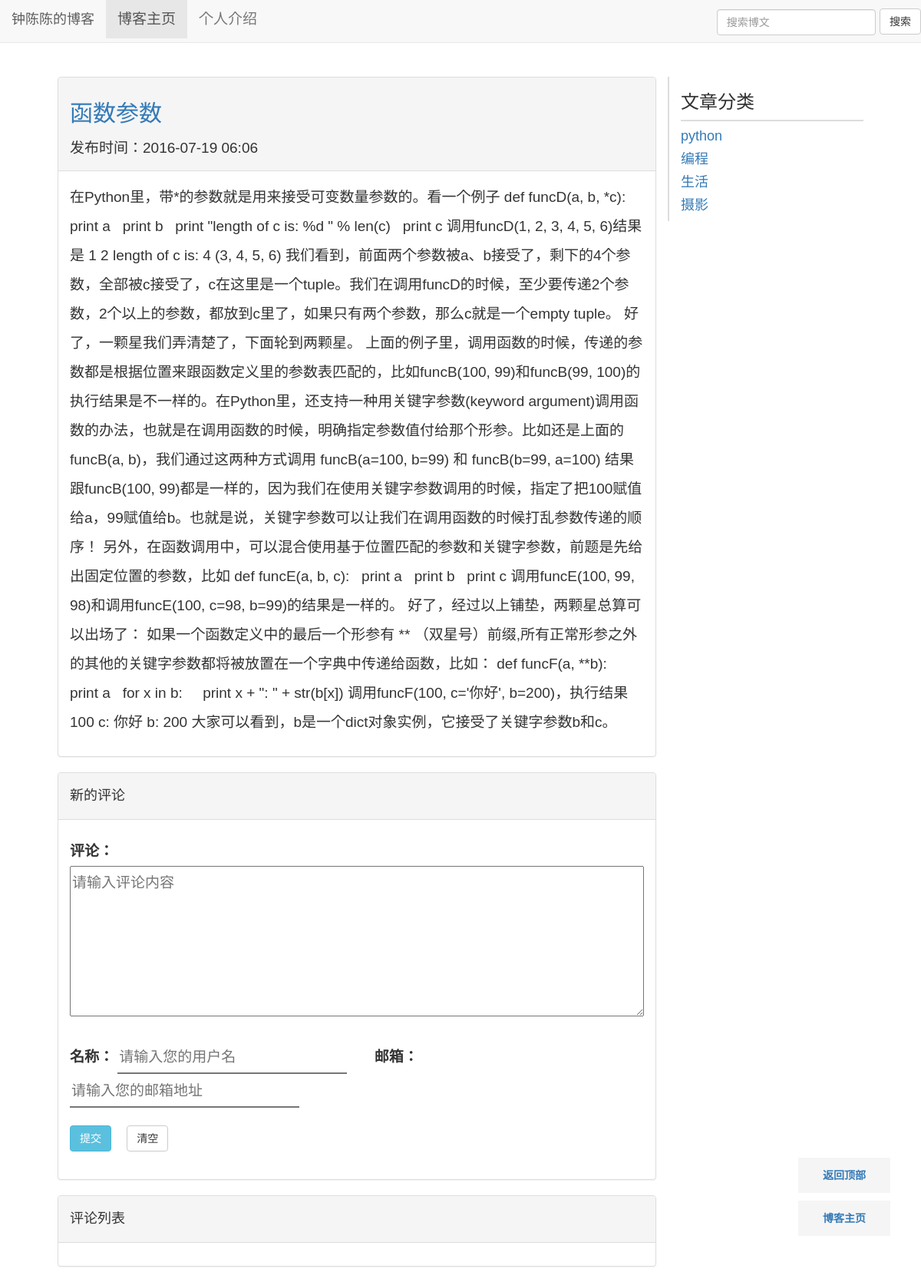
Page /blog/1/ on the committed database.
### blog/models.py (models this page shows, shortened)
class Blog(models.Model):
    title = models.CharField('标题', max_length=32)
    author = models.CharField('作者', max_length=16)
    content = models.TextField('正文')
    created = models.DateTimeField('发布时间', auto_now_add=True)
    category = models.ForeignKey(Category, verbose_name='分类')
    tags = models.ManyToManyField(Tag, verbose_name='标签')

class Category(models.Model):
    name = models.CharField('名称', max_length=16)

### blog/views.py (the view)
# urls.py: url(r'^(?P<blog_id>\d+)/$', views.get_detail, name='blog_get_detail'),
def get_detail(request, blog_id):
    try:
        blog = Blog.objects.get(id=blog_id)
    except Blog.DoesNotExist:
        raise Http404
    ctx ={
            'blog': blog,
            'categories':Category.objects.all(),
            }
    return render(request, 'blog-detail-new.html', ctx)

### django_comments/__init__.py (called while the page is built)
def get_comment_app_name():
    return getattr(settings, 'COMMENTS_APP', DEFAULT_COMMENTS_APP)

def get_model():
    if get_comment_app_name() != DEFAULT_COMMENTS_APP and hasattr(get_comment_app(), "get_model"):
        return get_comment_app().get_model()
    else:
        from django_comments.models import Comment
        return Comment

def get_form():
    from django_comments.forms import CommentForm
    """
    Returns the comment ModelForm class.
    """
    if get_comment_app_name() != DEFAULT_COMMENTS_APP and hasattr(get_comment_app(), "get_form"):
        return get_comment_app().get_form()
    else:
        return CommentForm

### django_comments/forms.py (called while the page is built)
    def generate_security_data(self):
        timestamp = int(time.time())
        security_dict = {
            'content_type': str(self.target_object._meta),
            'object_pk': str(self.target_object._get_pk_val()),
            'timestamp': str(timestamp),
            'security_hash': self.initial_security_hash(timestamp),
        }
        return security_dict

    def initial_security_hash(self, timestamp):
        initial_security_dict = {
            'content_type': str(self.target_object._meta),
            'object_pk': str(self.target_object._get_pk_val()),
            'timestamp': str(timestamp),
        }
        return self.generate_security_hash(**initial_security_dict)

    def generate_security_hash(self, content_type, object_pk, timestamp):
        info = (content_type, object_pk, timestamp)
        key_salt = "django.contrib.forms.CommentSecurityForm"
        value = "-".join(info)
        return salted_hmac(key_salt, value).hexdigest()

### django_comments/templatetags/comments.py (called while the page is built, shortened)
@register.tag
def get_comment_list(parser, token):
    return CommentListNode.handle_token(parser, token)

@register.tag
def get_comment_form(parser, token):
    return CommentFormNode.handle_token(parser, token)

    @classmethod
    def handle_token(cls, parser, token):
        tokens = token.split_contents()
        if tokens[1] != 'for':
            raise template.TemplateSyntaxError("Second argument in %r tag must be 'for'" % tokens[0])
        if len(tokens) == 5:
            if tokens[3] != 'as':
                raise template.TemplateSyntaxError("Third argument in %r must be 'as'" % tokens[0])
            return cls(
                object_expr=parser.compile_filter(tokens[2]),
                as_varname=tokens[4],
            )
        else:
            raise template.TemplateSyntaxError("%r tag requires 4 or 5 arguments" % tokens[0])

### blog/templates/blog-detail-new.html (shortened to what this page needs)
{% extends "base.html" %}
{% block head %}
{% load staticfiles %}
<link rel="stylesheet" type="text/css" href="{% static 'blog/css/base.css' %}" />
<link rel="stylesheet" type="text/css" href="{% static 'blog/css/detail.css' %}" />
{% endblock%}
{% block content %}
        <div class="panel panel-default">
                <div class="panel-heading">
                          <div class="blog_header">
                                  <a href= "{% url 'blog_get_detail' blog.id %}"><h2>{{ blog.title }}</h2></a>
                                  <span>
                                      发布时间：{{ blog.created|date:"Y-m-d H:i" }}
                                  </span>
                          </div>
                 </div>
                 <div class="panel-body">
                          <div class="blog_content">
                                  <p> {{ blog.content }}</p>
                           </div>
                 </div>
        </div>
        <div class="panel panel-default">
                <div class="panel-heading">
                        <h4>新的评论</h4>
                </div>
                <div class="panel-body">
                        <div class="row">
                                 <div class="col-md-12">
                                            {% load comments %}
                                            {% get_comment_form for blog as blog_form %}
                                           <form class="form-horizontal" onsubmit="return false;" method="post" id="comment_form">
                                            <div class="control-group">
                                                <label class="control-label" for="id_comment">评论： </label>
                                                <div class="comment_form_display">
                                                    <textarea class="input-xlarge comment" rows="5" id="id_comment" name="comment" placeholder="请输入评论内容"></textarea>
                                                </div>
                                            </div>
                                            <div   class="control-group">
                                                    <label for="id_name">名称： </label>
                                                    <input type="text" id="id_name" class="input-xlarge" name="name" placeholder="请输入您的用户名" />
                                                    <label for="id_email">邮箱： </label>
                                                    <input class="input-xlarge" id="id_email" type="email" name="email" placeholder="请输入您的邮箱地址"  />
                                            </div>
                                            <div class="control-group">
                                                    <button id="submit_btn" class="btn btn-info">提交</button>
                                                    <button id="delete_btn" class="btn btn-default">清空</button>
                                            </div>
                                           </form>
                                  </div>
                        </div>
                </div>
        </div>
        <div class="panel panel-default">
                <div class="panel-heading">
                      <h4>评论列表</h4>
                </div>
                <div class="panel-body" >
                          {% get_comment_list for blog as comments %}
                </div>
        </div>
          <!--  {% get_comment_form for blog as blog_form %}
       <form   class="form-horizontal" onsubmit="return false;" method="post" id="reply_form" style="display:none;text-indent:0;">
        {% csrf_token %}
        {{ blog_form.object_pk }}
        {{ blog_form.content_type }}
        {{ blog_form.timestamp }}
        {{ blog_form.security_hash }}
        <input type="hidden" name="next" value="{% url 'blog_get_detail' blog.id %}"/>
        <input id="reply_reply_to" type="hidden" name="reply_to" value="0" />
        <input id="reply_root_id" type="hidden" name="root_id" value="0" />
        <input id="reply_reply_name" type="hidden" name="reply_name" value=""/>
        <div class="control-group">
                <label class="control-label" for="reply_id_comment">回复： </label>
                <div class="comment_form_display">
                    <textarea class="input-xlarge comment" rows="6" id="reply_id_comment" name="comment" placeholder="请输入评论内容"></textarea>
                </div>
        </div>
        <div   class="control-group">
                <label for="reply_id_name">名称： </label>
                <input type="text" id="reply_id_name" class="input-xlarge" name="name" placeholder="请输入您的用户名" />
                <label for="reply_id_email">邮箱： </label>
                <input class="input-xlarge" id="reply_id_email" type="email" name="email" placeholder="请输入您的邮箱地址"  />
        </div>
        <div class="control-group">
                <button id="reply_submit_btn" class="btn btn-info">提交</button>
                <button id="reply_delete_btn" class="btn btn-default">清空</button>
        </div>
        <p style="display:none;">
                  <label for="reply_id_honeypot">如果你在该字段中输入任何内容，你的评论就会被视为垃圾评论。</label> <input type="text" name="honeypot" id="reply_honeypot">
        </p>
       </form>                 -->
{% endblock %}

### blog/templates/base.html (shortened to what this page needs)
<!DOCTYPE html>
<html>
<head>
        {% load staticfiles %}
        <link href="{% static 'blog/bootstrap/css/bootstrap.min.css' %}" rel="stylesheet">
     {% block head %}{% endblock %}
</head>
<body>
        <div class="navbar navbar-default navbar-fixed-top" role="navigation">
                 <div class="navbar-header">
                          <a class="navbar-brand" href="{% url 'blog_get_blogs' %}">钟陈陈的博客</a>
                 </div>
                 <div class="collapse navbar-collapse" id="example-navbar-collapse">
                         <ul class="nav navbar-nav">
                                  <li class="active">
                                           <a href="{% url 'blog_get_blogs' %}">博客主页</a>
                                  </li>
                                  <li class="">
                                          <a href="/about_me/">个人介绍</a>
                                  </li>
                         </ul>
                        <form action="{% url 'blog_search' %}" class="navbar-form navbar-right" role="search" method="post">
                             <div class="form-group">
                                <input type="text" class="form-control" name="blog_search" placeholder="搜索博文">
                             </div>
                             <input type="submit" class="btn btn-default" value="搜索"></input>
                        </form>
                 </div>
        </div>
        <div class="container" id="top">
                <div class="row">
                        <div class="col-md-9">
                                 {% block content %}{% endblock %}
                        </div>
                          <div class="col-md-3 tags">
                                  <div class =catogry_title><h3>文章分类</h3></div>
                                  <div class="category_content">
                                           {% for category in categories %}
                                           <a href="{% url 'blog_get_category' category.id %}" >
                                                    <div class="category_item">
                                                           <h4> {{category.name}}</h4>
                                                    </div>
                                           </a>
                                          {% endfor %}
                                  </div>
                         </div>
                </div>
        </div>
	<div class="back_to_top">
		<a href="#top" target="_self">返回顶部</a>
		<a href="{%url 'blog_get_blogs' %}" target="_self">博客主页</a>
	</div>
</body>
</html>

### blog/static/blog/css/base.css (style rules this page uses)
body { font-size: 19px; font-family: Microsoft YaHei,'宋体' , Tahoma, Helvetica, Arial, "\5b8b\4f53", sans-serif; line-height: 2em; }
.container { margin-top: 100px; width:90%; }
.tags { border-left-style: solid; border-left-width: 2px; border-left-color: #DDD; }
.catogry_title { border-bottom-style: solid; border-bottom-width: 2px; border-bottom-color: #DDD; }
.back_to_top { position:fixed; right:40px; bottom:50px; z-index:100; display:block; }
.back_to_top a { display:block; font-weight:bold; font-size:14px; color:##A0A0A0!important; background-color:#F5F5F5; width:120px; text-align:center; padding:4px; text-decoration:none; margin-bottom:10px; }

### blog/static/blog/css/detail.css (style rules this page uses)
.control-group { margin-bottom: 20px; }
#id_comment ,#reply_id_comment { width:100%!important; }
#id_name ,#id_email,#reply_id_name ,#reply_id_email { border-style: none; border-bottom-style:solid; border-bottom-width:2px; margin-right: 30px; width:40%; }
#submit_btn,#delete_btn,#reply_submit_btn,#reply_delete_btn { margin-right: 15px; }
.tags { border-left-style: solid; border-left-width: 2px; border-left-color: #DDD; }

### rows in the picture
Blog: title "函数参数", created "2016-07-19 06:06", content "在Python里，带*的参数就是用来接受可变数量参数的。看一个例子 def funcD(a, b, *c): print a print b print \"length of c is: %d \" % len(c) print c 调用funcD(1, 2, 3, 4, 5, 6)结果是 1 2 length of c is: 4 (3, 4, 5, 6) 我们看到，前面两个参数被a、b接受了，剩下的4个参数，全部被c接受了，c在这里是一个tuple。我们在调用funcD的时候，至少要传递2个参数，2个以上的参数，都放到c里了，如果只有两个参数，那么c就是一个empty tuple。 好了，一颗星我们弄清楚了，下面轮到两颗星。 上面的例子里，调用函数的时候，传递的参数都是根据位置来跟函数定义里的参数表匹配的，比如funcB(100, 99)和funcB(99, 100)的执行结果是不一样的。在Python里，还支持一种用关键字参数(keyword argument)调用函数的办法，也就是在调用函数的时候，明确指定参数值付给那个形参。比如还是上面的funcB(a, b)，我们通过这两种方式调用 funcB(a=100, b=99) 和 funcB(b=99, a=100) 结果跟funcB(100, 99)都是一样的，因为我们在使用关键字参数调用的时候，指定了把100赋值给a，99赋值给b。也就是说，关键字参数可以让我们在调用函数的时候打乱参数传递的顺序！ 另外，在函数调用中，可以混合使用基于位置匹配的参数和关键字参数，前题是先给出固定位置的参数，比如 def funcE(a,…"
Category: name "python"
Category: name "编程"
Category: name "生活"
Category: name "摄影"
